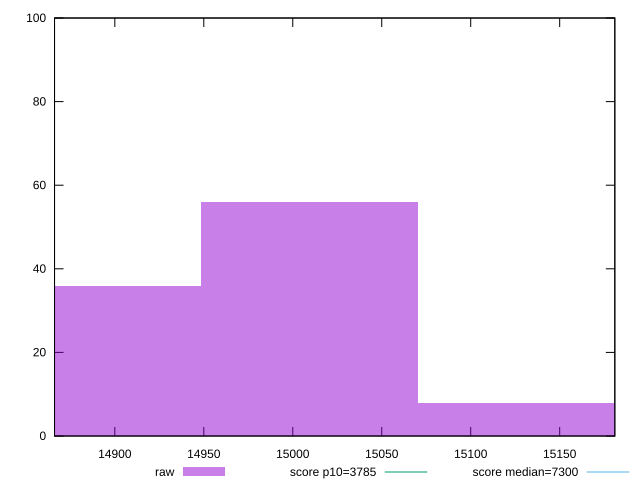

The script that saved this image:
reset

$raw <<EOF
14887.401701436147 36
15131.457467033462 8
15009.429584234804 56
EOF

set key outside below
set boxwidth 122.02788279865695
set xrange [14866.12:15180.987]
set yrange [0:100]
set trange [0:100]
set style fill transparent solid 0.5 noborder

set parametric
set terminal svg size 640, 490 enhanced background rgb 'white'
set output "reports/report_00031_2021-02-24T23-18-18.084Z/interactive/samples/astro/raw/histogram.svg"

plot $raw title "raw" with boxes, \
     3785,t title "score p10=3785", \
     7300,t title "score median=7300"

reset
